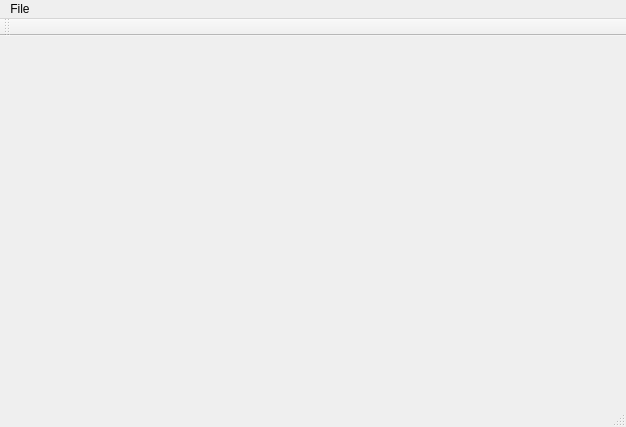
<?xml version="1.0" encoding="UTF-8"?>
<ui version="4.0">
 <class>MainWindow</class>
 <widget class="QMainWindow" name="MainWindow">
  <property name="geometry">
   <rect>
    <x>0</x>
    <y>0</y>
    <width>626</width>
    <height>427</height>
   </rect>
  </property>
  <property name="windowTitle">
   <string>MainWindow</string>
  </property>
  <widget class="QWidget" name="centralWidget"/>
  <widget class="QMenuBar" name="menuBar">
   <property name="geometry">
    <rect>
     <x>0</x>
     <y>0</y>
     <width>626</width>
     <height>21</height>
    </rect>
   </property>
   <widget class="QMenu" name="menuCali">
    <property name="title">
     <string>File</string>
    </property>
    <addaction name="actionConnect_Camera"/>
   </widget>
   <addaction name="menuCali"/>
  </widget>
  <widget class="QToolBar" name="mainToolBar">
   <attribute name="toolBarArea">
    <enum>TopToolBarArea</enum>
   </attribute>
   <attribute name="toolBarBreak">
    <bool>false</bool>
   </attribute>
  </widget>
  <widget class="QStatusBar" name="statusBar"/>
  <action name="actionConnect_Camera">
   <property name="text">
    <string>Connect Camera</string>
   </property>
  </action>
 </widget>
 <layoutdefault spacing="6" margin="11"/>
 <resources/>
 <connections/>
</ui>
